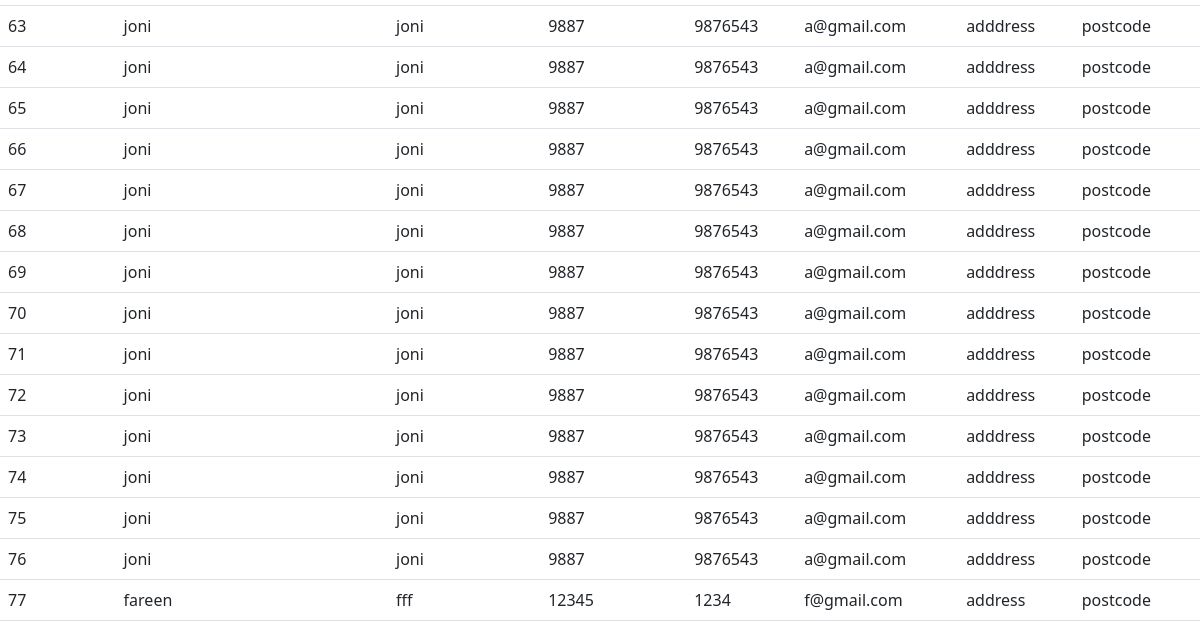
Page /Client_little_info (lower part) on the earlier database version.
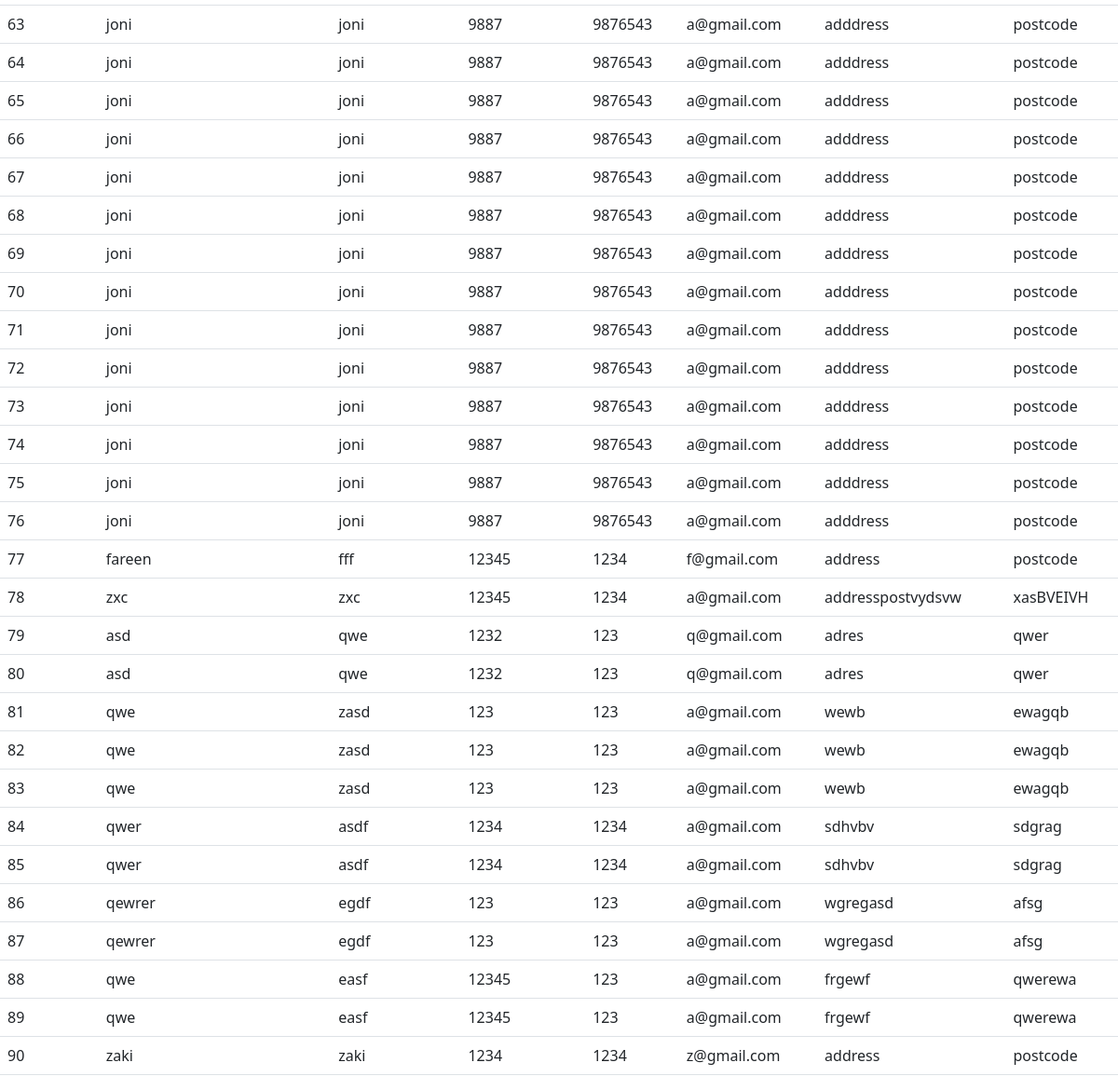
Same page on the later database version.
### customer/models.py (models this page shows, shortened)
class Customer(models.Model):
    id = models.AutoField(primary_key=True)
    first_name = models.CharField(max_length=250)
    last_name = models.CharField(max_length=250)
    phone  = models.IntegerField()
    landline  = models.IntegerField()
    email = models.EmailField(max_length=250)
    address = models.CharField(max_length=250)
    postcode = models.CharField(max_length=250)
    created_date = models.DateTimeField(null=True, blank= True)#
    created_by = models.ForeignKey(User,on_delete=models.CASCADE, null=True, blank=True)

### customer/views.py (the view)
# urls.py: path('Client_little_info', views.Client_little_info, name='Client_little_info'),
def Client_little_info(request):
    find_client = Customer.objects.all()
    context = {'search_clients_context':find_client}
    return render(request, 'Client_little_info.html',context )

### templates/Client_little_info.html (shortened to what this page needs)
{% extends 'base.html' %}
{% block content %}
    <table class="table table-hover " >
        <tbody>
            {% for search_clients in search_clients_context %}
          <tr>
            <td>  {{ search_clients.id }} </td>
            <td>{{search_clients.first_name}}</td>
            <td>{{search_clients.last_name}}</td>
            <td>{{search_clients.phone}}</td>
            <td>{{search_clients.landline}}</td>
            <td>{{search_clients.email}}</td>
            <td>{{search_clients.address}}</td>
            <td>{{search_clients.postcode}}</td>
          </tr>
          {% endfor %}
        </tbody>
      </table>
{% endblock %}

Differences in the rows shown:
added Customer: id "78", first_name "zxc", last_name "zxc", phone "12345", landline "1234", email "a@gmail.com", address "addresspostvydsvw", postcode "xasBVEIVH"
added Customer: id "79", first_name "asd", last_name "qwe", phone "1232", landline "123", email "q@gmail.com", address "adres", postcode "qwer"
added Customer: id "80", first_name "asd", last_name "qwe", phone "1232", landline "123", email "q@gmail.com", address "adres", postcode "qwer"
added Customer: id "81", first_name "qwe", last_name "zasd", phone "123", landline "123", email "a@gmail.com", address "wewb", postcode "ewagqb"
added Customer: id "82", first_name "qwe", last_name "zasd", phone "123", landline "123", email "a@gmail.com", address "wewb", postcode "ewagqb"
added Customer: id "83", first_name "qwe", last_name "zasd", phone "123", landline "123", email "a@gmail.com", address "wewb", postcode "ewagqb"
added Customer: id "84", first_name "qwer", last_name "asdf", phone "1234", landline "1234", email "a@gmail.com", address "sdhvbv", postcode "sdgrag"
added Customer: id "85", first_name "qwer", last_name "asdf", phone "1234", landline "1234", email "a@gmail.com", address "sdhvbv", postcode "sdgrag"
added Customer: id "86", first_name "qewrer", last_name "egdf", phone "123", landline "123", email "a@gmail.com", address "wgregasd", postcode "afsg"
added Customer: id "87", first_name "qewrer", last_name "egdf", phone "123", landline "123", email "a@gmail.com", address "wgregasd", postcode "afsg"
added Customer: id "88", first_name "qwe", last_name "easf", phone "12345", landline "123", email "a@gmail.com", address "frgewf", postcode "qwerewa"
added Customer: id "89", first_name "qwe", last_name "easf", phone "12345", landline "123", email "a@gmail.com", address "frgewf", postcode "qwerewa"
added Customer: id "90", first_name "zaki", last_name "zaki", phone "1234", landline "1234", email "z@gmail.com", address "address", postcode "postcode"
